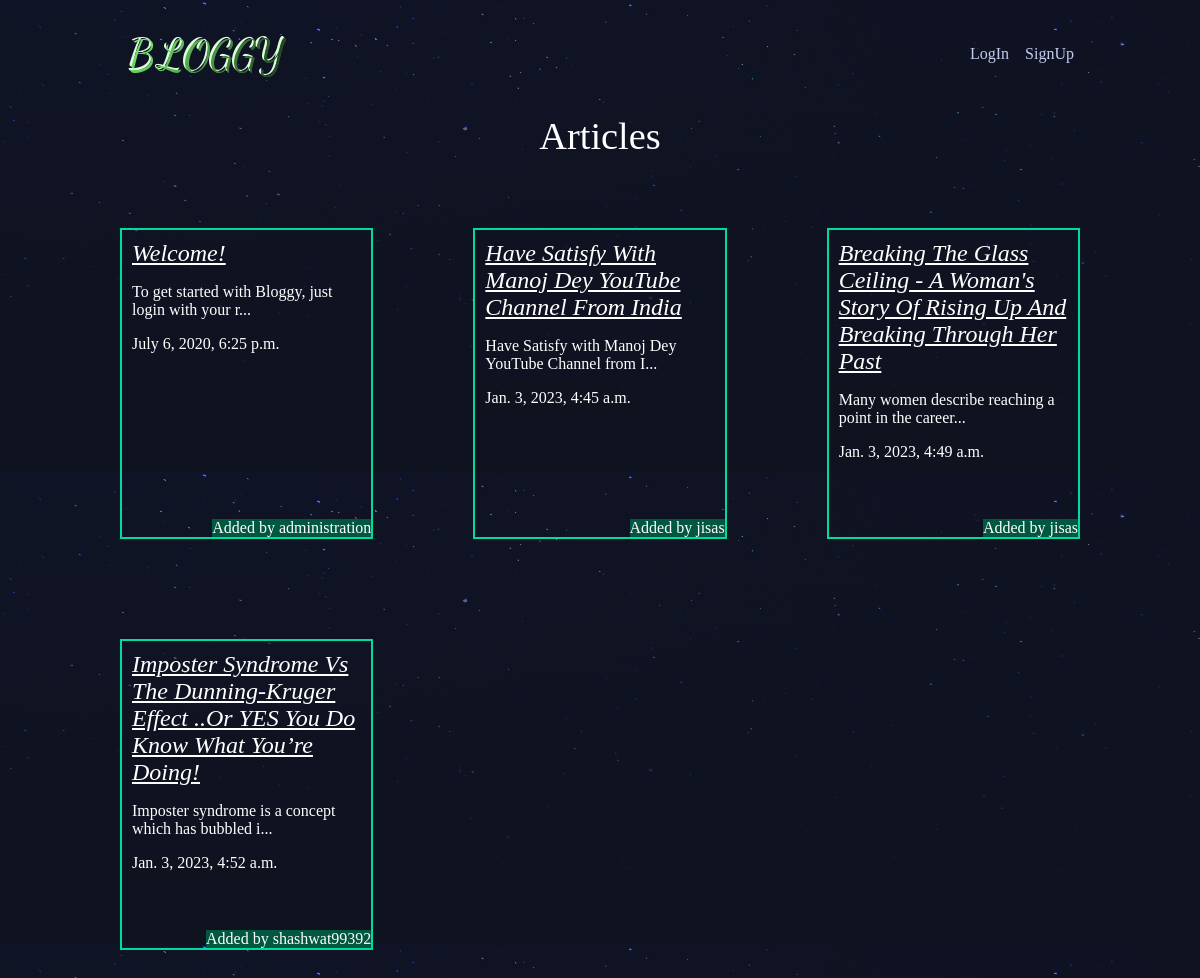
The app's page /articles/ with its own data.
### articles/models.py (models this page shows, shortened)
class Article(models.Model):
    title = models.CharField(max_length=100)
    slug = models.SlugField()
    body = models.TextField()
    date = models.DateTimeField(auto_now_add=True)
    thumb_pic=models.ImageField(blank=True,default="moon.jpeg")
    author=models.ForeignKey(User,default=None,on_delete=models.CASCADE)  # foreign ey added .. after importing the user models from authentication.models
    def snippet(self):
        return self.body[:50] + '...'

### articles/views.py (the view)
def article_list(request):
    articles = Article.objects.all().order_by('date');
    return render(request, 'articles/article_list.html', { 'articles': articles })

### articles/templates/articles/article_list.html
{% extends 'base_layout.html' %} {% block content %}
<h1>Articles</h1>
<div class="articles">
    {% for article in articles %}
    <div class="article">
        <h2>
            <a href="{% url 'articles:detail' slug=article.slug %}" class="card-title">{{ article.title }}</a>
        </h2>
        <p>{{ article.snippet }}</p>
        <p>{{ article.date }}</p>
        <p class="author">Added by {{article.author}}</p>
    </div>
    {% endfor %}
</div>
{% endblock %}

### templates/base_layout.html (shortened to what this page needs)
{% load static %}
<!DOCTYPE html>
<html>
<head>
    <link rel="stylesheet" href="{% static 'styles.css' %}" />
</head>
<body>
    <header class="wrapper">
        <h1>
            <a href="{% url 'home_page' %}"><img src="{% static 'logo-revised-1.png' %}" alt="djangonautic" /></a>
        </h1>
        <nav>
            <ul>
                {% if user.is_authenticated %}
                <li>
                    <form action="{% url 'accounts:logout' %}" method="POST">
                        {% csrf_token %}
                        <button type="submit">LogOut!</button>
                    </form>
                </li>
                <li>
                    <a href="{% url 'articles:create' %}">
                        <button class="Highlight">New Article</button></a>
                </li>
                {% else %}
                <li>
                    <a href="{% url 'accounts:login' %}"><button>LogIn</button></a>
                </li>
                <li>
                    <a href="{% url 'accounts:signup' %}"><button>SignUp</button></a>
                </li>
                {% endif %}
            </ul>
        </nav>
    </header>
    <div class="wrapper">
        {% block content %} {% endblock %}
    </div>
    <br><br><br><br><br><br><br>
</body>
</html>

### assets/styles.css (style rules this page uses)
body { background-color: #0f121f; background-image: url(/static/stars.png); background-repeat-y: no-repeat; color: #fff; }
body * { font-family: Ubuntu; }
h1, h2, h3, h4, h5 { font-weight: normal; margin: 0; }
a, a:hover, a:visited { color: #fff; text-decoration: none; }
.wrapper { max-width: 960px; margin: 0 auto; }
div.wrapper h1 { text-align: center; font-size: 2.4em; margin: 1px auto auto; margin-bottom: 70px; }
header { display: grid; grid-template-columns: 1fr 1fr; padding: 20px 0; }
nav { justify-self: end; }
nav li { display: inline-block; }
nav button { background: none; color: rgb(200, 203, 241); cursor: pointer; text-decoration: yellow; border: 1px solid rgb(230, 0, 0); font-size: 1em; border: 200px; }
.articles { display: grid; grid-template-columns: 1fr 1fr 1fr; gap: 100px; }
.articles .article { border: solid 2px #00dba0; padding: 10px; padding-bottom: 60px; position: relative; }
.articles .article .author { position: absolute; right: 0; bottom: 0; margin: 0; background: #015740; }
.card-title { text-decoration: underline; font-style: italic; text-transform: capitalize; }

### records on screen
Article: title "Welcome!", snippet "To get started with Bloggy, just login with your r...", date "July 6, 2020, 6:25 p.m.", author "administration"
Article: title "Have Satisfy With Manoj Dey YouTube Channel From India", snippet "Have Satisfy with Manoj Dey YouTube Channel from I...", date "Jan. 3, 2023, 4:45 a.m.", author "jisas"
Article: title "Breaking The Glass Ceiling - A Woman's Story Of Rising Up And Breaking Through Her Past", snippet "Many women describe reaching a point in the career...", date "Jan. 3, 2023, 4:49 a.m.", author "jisas"
Article: title "Imposter Syndrome Vs The Dunning-Kruger Effect ..or YES You Do Know What You’re Doing!", snippet "Imposter syndrome is a concept which has bubbled i...", date "Jan. 3, 2023, 4:52 a.m.", author "shashwat99392"
